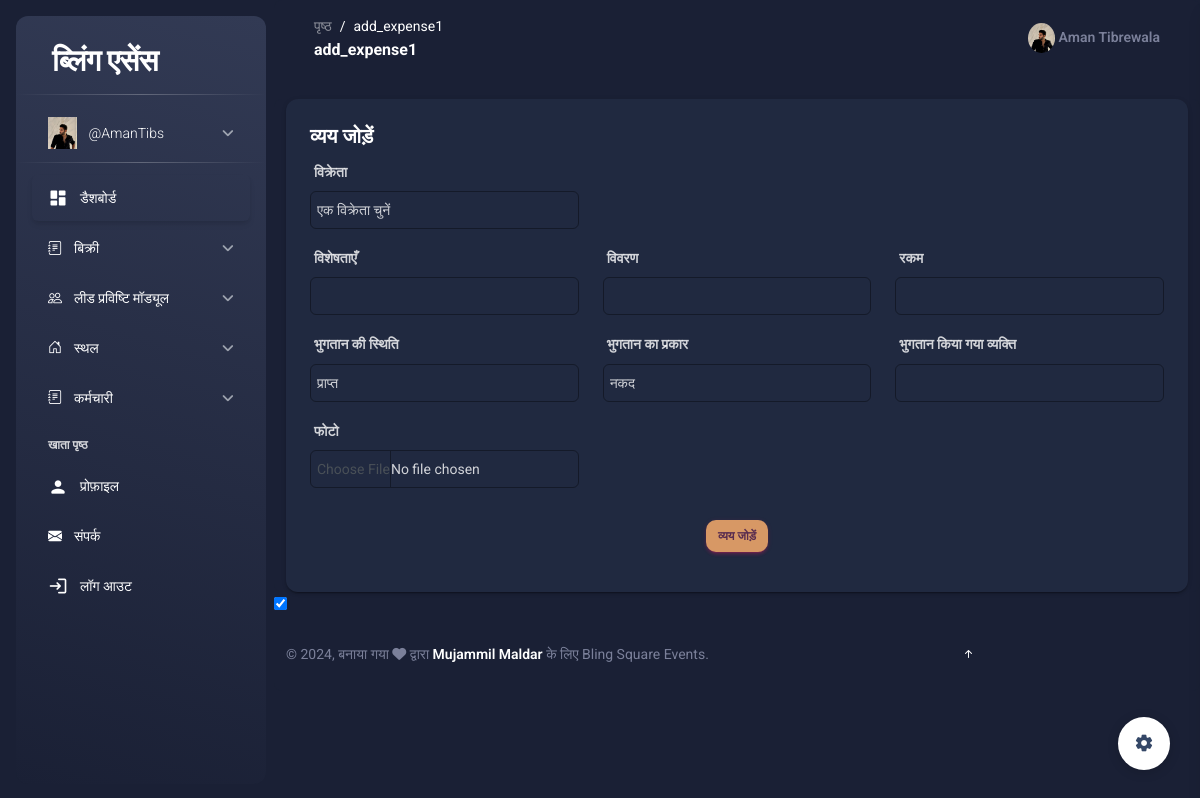
/add_expense/1/ (signed in), run on the app's committed database.
### dashboard/models.py (models this page shows, shortened)
class CustomUser(AbstractUser):
    GENDER_CHOICES = (
        ('male', 'Male'),
        ('female', 'Female'),
    )
    USER_ROLES = (
        ('employee', 'Employee'),
        ('admin', 'Admin'),
        ('hr', 'HR'),
        ('manager', 'Manager'),
        ('intern', 'Intern'),
    )
    category = models.CharField(max_length=20, choices=USER_ROLES, default='employee')
    photo = models.ImageField(upload_to='photos/')
    gender = models.CharField(max_length=6, choices=GENDER_CHOICES)
    dob = models.DateField(default=datetime.date.today)
    joiningdate = models.DateField(default=datetime.date.today)
    address = models.TextField()
    designation = models.CharField(max_length=100)
    mobileno = models.CharField(max_length=11, unique=True)
    active = models.BooleanField(default=True)  # Track active status
    last_activity = models.DateTimeField(auto_now=True)  # Track last activity timestamp

class UserSettings(models.Model):
    user = models.OneToOneField(CustomUser, on_delete=models.CASCADE)
    data_completion_percentage = models.PositiveIntegerField(default=0)
    selected_theme = models.CharField(max_length=20, choices=settings.THEME_CHOICES, default='light')

### dashboard/sales/sales_views.py (the view, shortened to what this page needs)
# urls.py: path('add_expense/<int:eid>/', views.add_expense, name='add_expense'),
def add_expense(request, eid):
    event = get_object_or_404(Event, id=eid)
    vendors = Vendor.objects.all()  # Fetch all vendors for dropdown menu
    return render(request, 'add_expenses.html', {'event': event, 'vendors': vendors})

### middlewar/theme.py (called while the page is built)
    def __call__(self, request):
        response = self.get_response(request)
        if 'theme' in request.COOKIES:
            theme = request.COOKIES['theme']
            if theme == 'dark':
                response.set_cookie('theme', 'dark')
            else:
                response.set_cookie('theme', 'light')
        else:
            response.set_cookie('theme', 'light')
        return response

### template/add_expenses.html (shortened to what this page needs)
{% extends 'base.html' %}
{% load i18n %}
{% block main %}
<main class="main-content position-relative max-height-vh-100 h-100 border-radius-lg">
    <div class="container mt-4">
        <div class="card">
            <div class="card-body">
                <h5 class="card-title">{% trans "Add Expense" %}</h5>
                <form method="post" enctype="multipart/form-data" class="needs-validation" novalidate>
                    <div class="row">
                        <div class="col-md-4 mb-3">
                            <label for="vendor" class="form-label fw-bold">{% trans "Vendor" %}</label>
                            <select name="vendor" id="vendor" class="form-control" onchange="showHideFields()">
                                <option value="" selected disabled>{% trans "Select a vendor" %}</option>
                            </select>
                        </div>
                    </div>
                    <div class="row">
                        <div class="col-md-4 mb-3">
                            <label for="particulars" class="form-label fw-bold">{% trans "Particulars" %}</label>
                            <input type="text" name="particulars" id="particulars" class="form-control" required>
                        </div>
                        <div class="col-md-4 mb-3">
                            <label for="details" class="form-label fw-bold">{% trans "Details" %}</label>
                            <input name="details" id="details" class="form-control">
                        </div>
                        <div class="col-md-4 mb-3">
                            <label for="amount" class="form-label fw-bold">{% trans "Amount" %}</label>
                            <input type="number" name="amount" id="amount" class="form-control" required>
                        </div>
                    </div>
                    <div class="row">
                        <div class="col-md-4 mb-3">
                            <label for="payment_status" class="form-label fw-bold">{% trans "Payment Status" %}</label>
                            <select name="payment_status" id="payment_status" class="form-control">
                                <option value="received">{% trans "Received" %}</option>
                            </select>
                        </div>
                        <div class="col-md-4 mb-3">
                            <label for="mode_of_payment" class="form-label fw-bold">{% trans "Mode of Payment" %}</label>
                            <select name="mode_of_payment" id="mode_of_payment" class="form-control">
                                <option value="cash">{% trans "Cash" %}</option>
                            </select>
                        </div>
                        <div class="col-md-4 mb-3">
                            <label for="payment_made_by" class="form-label fw-bold">{% trans "Payment Made By" %}</label>
                            <input type="text" name="payment_made_by" id="payment_made_by" class="form-control">
                        </div>
                    </div>
                    <div class="row">
                        <div class="col-md-4 mb-3">
                            <label for="photo" class="form-label fw-bold">{% trans "Photo" %}</label>
                            <input type="file" name="photo" id="photo" class="form-control">
                        </div>
                    </div>
                    <div class="text-center mt-3">
                        <button type="submit" class="btn btn-primary">{% trans "Add Expense" %}</button>
                    </div>
                </form>
            </div>
        </div>
    </div>
</main>
{% endblock %}

### template/base.html (shortened to what this page needs)
{% include 'header.html' %}
{% include 'aside.html' %}
{% load i18n %}
<main class="main-content position-relative max-height-vh-100 h-100 border-radius-lg ">
    <nav class="navbar navbar-main navbar-expand-lg px-0 mx-4 shadow-none border-radius-xl" id="navbarBlur" data-scroll="true">
      <div class="container-fluid py-1 px-3">
        <nav aria-label="breadcrumb">
          <ol class="breadcrumb bg-transparent mb-0 pb-0 pt-1 px-0 me-sm-6 me-5">
            <li class="breadcrumb-item text-sm"><a class="opacity-5 text-dark" href="javascript:;">{% trans "Pages" %}</a></li>
            <li class="breadcrumb-item text-sm text-dark active" aria-current="page">{{ request.path|cut:"/" }}</li>
          </ol>
          <h6 class="font-weight-bolder mb-0">{{ request.path|cut:"/" }}</h6>
        </nav>
        <div class="collapse navbar-collapse mt-sm-0 mt-2 me-md-0 me-sm-4" id="navbar">
          <ul class="navbar-nav  justify-content-end">
            <li class="nav-item d-flex align-items-center">
              <a href="/profile" class="nav-link text-body font-weight-bold px-0">
                <img src="{{request.user.photo.url}}" alt="" style="height: 30px;border-radius: 50%;">
                <span class="d-sm-inline d-none">{{request.user.first_name}} {{request.user.last_name}} </span>
              </a>
            </li>
          </ul>
        </div>
      </div>
    </nav>
{% block main %}
{% endblock main %}
{% include 'footer2.html' %}
{% include 'footer.html' %}

### template/aside.html (shortened to what this page needs)
{% load static %}
{% load i18n %}
<body class="g-sidenav-show bg-gray-200">
  <aside class="sidenav navbar navbar-vertical navbar-expand-xs border-0 border-radius-xl my-3 fixed-start ms-3 bg-gradient-dark" id="sidenav-main">
     <div class="sidenav-header">
    <a class="navbar-brand m-0" href="/home">
      <h3 class="ms-1 font-weight-bold text-white">{% trans "Bling Essence" %}</h3>
    </a>
  </div>
  <hr class="horizontal light mt-0 mb-2">
  <div class="collapse navbar-collapse  w-auto " id="sidenav-collapse-main">
    <ul class="navbar-nav">
      <li class="nav-item">
        <a class="nav-link collapsed" data-bs-target="#profile-nav" data-bs-toggle="collapse" href="#">
          <div class="text-white text-center me-2 font-weight-bold d-flex align-items-center justify-content-center">
            <img src="{{request.user.photo.url}}" class="navbar-brand-img h-100 width-1" alt="main_logo">
          </div>
          <span class="nav-link-text ms-1"> {{request.user.username}} </span>
        </a>
      </li>
    </ul>
      <ul class="navbar-nav">
        <hr class="horizontal light mt-0 mb-2">
        <li class="nav-item">
          <a class="nav-link text-white active {% if request.path == '/home' %}active bg-gradient-primary {% else %} bg-transparent {% endif %}" href="/home">
            <div class="text-white text-center me-2 d-flex align-items-center justify-content-center">
              <i class="material-icons opacity-10">dashboard</i>
            </div>
            <span class="nav-link-text ms-1">{% trans "Dashboard" %}</span>
          </a>
        </li>
      <ul class="navbar-nav">
        <li class="nav-item">
          <a class="nav-link collapsed " data-bs-target="#sales-nav" data-bs-toggle="collapse" href="#">
            <div class="text-white text-center me-2 font-weight-bold d-flex align-items-center justify-content-center">
                <i class="bi bi-journal-text"></i>
                </div>
                <span class="nav-link-text ms-1">{% trans "Sales" %}</span>
            </a>
        </li>
    </ul>
    <ul class="navbar-nav">
      <li class="nav-item">
          <a class="nav-link collapsed " data-bs-target="#lead-nav" data-bs-toggle="collapse" href="#">
              <div class="text-white text-center me-2 font-weight-bold d-flex align-items-center justify-content-center">
                <i class="bi bi-people"></i>
              </div>
              <span class="nav-link-text ms-1">{% trans "Lead Entry Module" %}</span>
          </a>
      </li>
  </ul>
  <ul class="navbar-nav">
    <li class="nav-item">
      <a class="nav-link collapsed {% if request.path == '/add_venue/' or request.path == '/venue_list/' %}active bg-gradient-primary{% endif %}" data-bs-target="#venue-nav" data-bs-toggle="collapse" href="#">
        <div class="text-white text-center me-2 font-weight-bold d-flex align-items-center justify-content-center">
          <i class="bi bi-house-door"></i>
        </div>
        <span class="nav-link-text ms-1">{% trans "Venue" %}</span>
      </a>
    </li>
  </ul>
  <ul class="navbar-nav">
    <li class="nav-item">
      <a class="nav-link collapsed " data-bs-target="#staff-nav" data-bs-toggle="collapse" href="#">
        <div class="text-white text-center me-2 font-weight-bold d-flex align-items-center justify-content-center">
            <i class="bi bi-journal-text"></i>
            </div>
            <span class="nav-link-text ms-1">{% trans "Staff" %}</span>
        </a>
    </li>
</ul>
      <li class="nav-item mt-3">
        <h6 class="ps-4 ms-2 text-uppercase text-xs text-white font-weight-bolder opacity-8">{% trans "Account pages" %}</h6>
      </li>
      <li class="nav-item">
        <a class="nav-link text-white {% if request.path == '/profile/' %}active bg-gradient-primary {% else %} bg-transparent   {% endif %}" href="/profile">
          <div class="text-white text-center me-2 d-flex align-items-center justify-content-center">
            <i class="material-icons opacity-10">person</i>
          </div>
          <span class="nav-link-text ms-1">{% trans "Profile" %}</span>
        </a>
      </li>
      <li class="nav-item">
        <a class="nav-link text-white {% if request.path == '/problemreport/' %}active bg-gradient-primary {% else %} bg-transparent   {% endif %}" href="/problemreport/">
          <div class="text-white text-center me-2 d-flex align-items-center justify-content-center">
            <i class="bi bi-envelope-fill"></i>
          </div>
          <span class="nav-link-text ms-1">{% trans "Contact" %}</span>
        </a>
      </li>
      <li class="nav-item">
        <a class="nav-link text-white " href="/logout">
          <div class="text-white text-center me-2 d-flex align-items-center justify-content-center">
            <i class="material-icons opacity-10">login</i>
          </div>
          <span class="nav-link-text ms-1">{% trans "Logout" %}</span>
        </a>
      </li>
    </ul>
  </div>
</aside>

### template/footer2.html (shortened to what this page needs)
<div class="fixed-plugin">
  <a class="fixed-plugin-button text-dark position-fixed px-3 py-2">
    <i class="material-icons py-2">settings</i>
  </a>
</div>
<input type="checkbox" id="theme-toggle" {% if request.session.theme == 'dark' %}checked{% endif %}>

### template/add_expenses.html (style rules this page uses)
.form-label { display: inline-block; width: 100%; text-align: left; margin-right: 20px; }
.form-control { width: 100%; padding: 6px; border: 0.02px solid rgba(0, 0, 0, 0.37); }
.btn-primary { background-color: #D79865; color: #582C4F; border-color: #D79865; font-weight: bold; border-radius: 10px; padding: 6px 12px; transition: all 0.3s ease; }

### data on the page
CustomUser: user.photo (picture), user.username "@AmanTibs", user.first_name "Aman", user.last_name "Tibrewala"
UserSettings: selected_theme "☑"

### other printed values
{{ request.path|cut:"/" }} "add_expense1"
